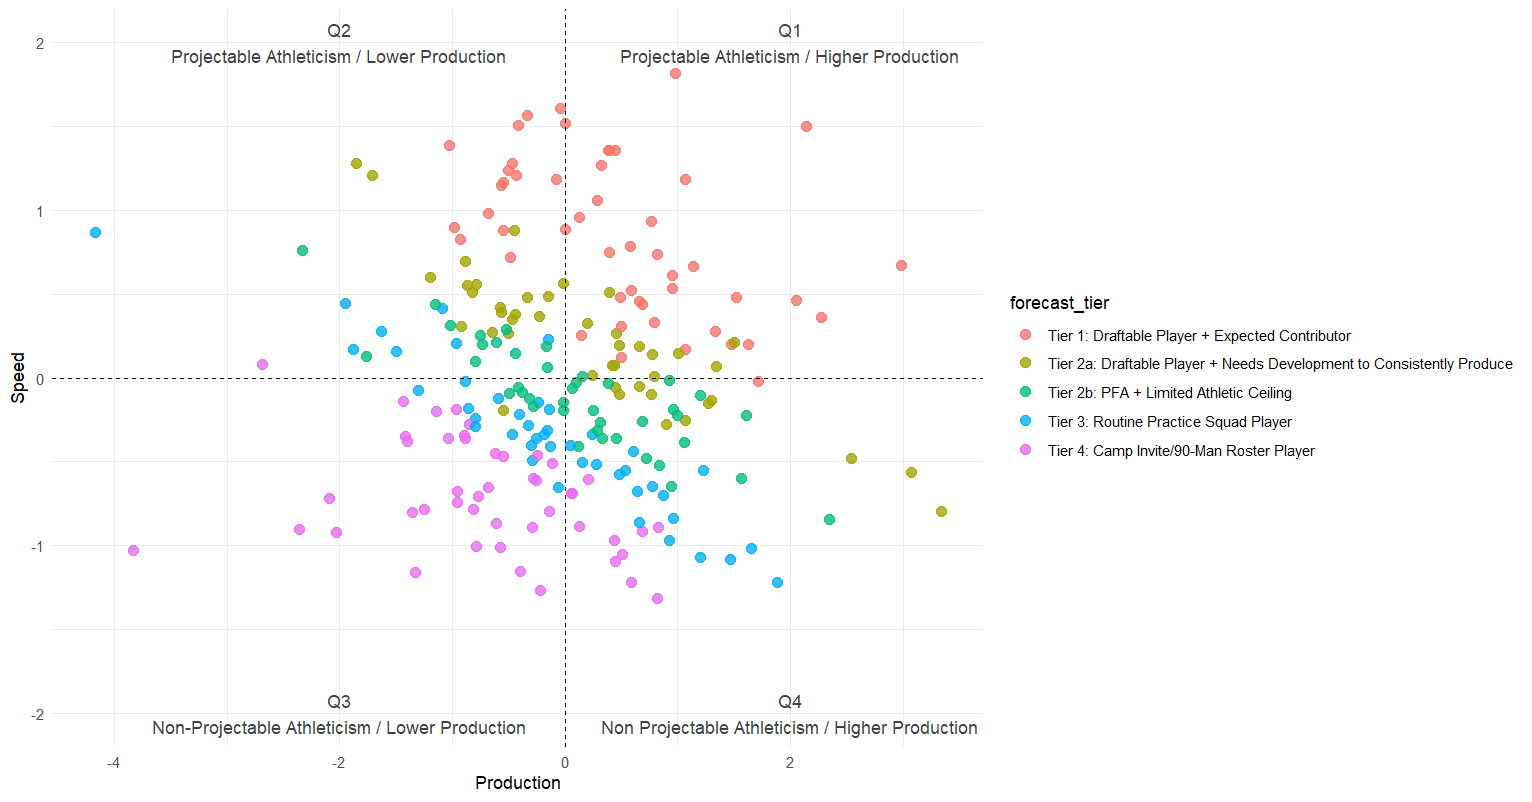

Reproduce this figure in R.
library(readxl)
library(dplyr)
library(ggplot2)


df <- read.csv("C:/Users/jayap/OneDrive/Documents/Shrine Bowl Analytics Competition/Player Tiers.csv")

df <- df %>%
  mutate(
    quadrant = case_when(
      Speed >= 0 & Production >= 0 ~ "Q1: Projectable Athleticism / Higher Production",
      Speed >= 0 & Production <  0 ~ "Q2: Projectable Athleticism / Lower Production",
      Speed <  0 & Production <  0 ~ "Q3: Non-Projectable Athleticism / Lower Production",
      Speed <  0 & Production >= 0 ~ "Q4: Non Projectable Athletcism / Higher Production"
    )
  )

ggplot(df, aes(y = Speed, x = Production, color = forecast_tier)) +
  geom_point(size = 2.8, alpha = 0.8) +
  geom_vline(xintercept = 0, linetype = "dashed", color = "black") +
  geom_hline(yintercept = 0, linetype = "dashed", color = "black") +
  annotate("text", x =  2, y =  2, label = "Q1\nProjectable Athleticism / Higher Production", alpha = 0.75) +
  annotate("text", x = 2, y =  -2, label = "Q4\nNon Projectable Athleticism / Higher Production", alpha = 0.75) +
  annotate("text", x = -2, y = -2, label = "Q3\nNon-Projectable Athleticism / Lower Production", alpha = 0.75) +
  annotate("text", x =  -2, y = 2, label = "Q2\nProjectable Athleticism / Lower Production", alpha = 0.75) +
  theme_minimal()
